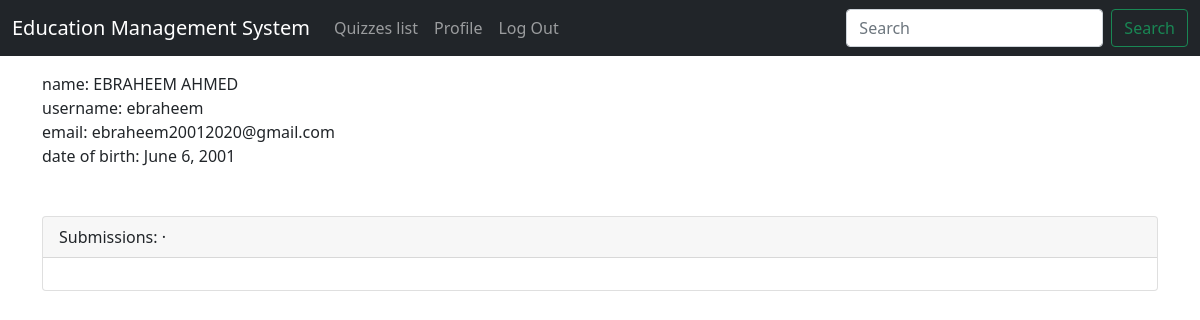
Page /accounts/profile/ (signed in) on the earlier database version.
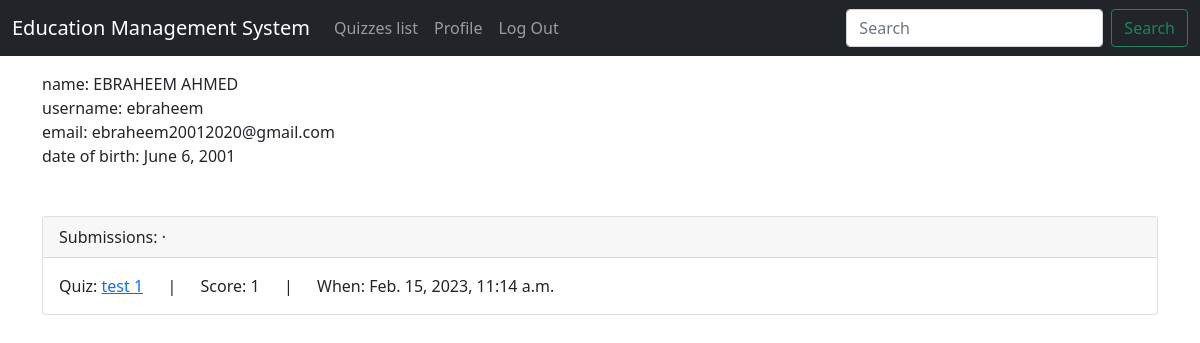
Same page on the later database version.
### quizzes/models.py (models this page shows, shortened)
class Submission(models.Model):
    quiz = models.ForeignKey(
        Quiz,
        on_delete=models.CASCADE,
        related_name='submissions',
    )
    user = models.ForeignKey(
        CustomUser,
        on_delete=models.CASCADE,
        related_name='submissions',
    )
    time = models.DateTimeField(default=tz.now)
    def get_total_score(self):
        score = 0
        for a in self.items.all():
            if a.question.true_answer == a.answer:
                score += 1
        return score

class Quiz(models.Model):
    title = models.CharField(max_length=250)
    category = models.ForeignKey(
            Category,
            on_delete = models.CASCADE,
            related_name = 'quizzes',
    )
    difficulty = models.CharField(max_length=100)
    tags = models.ManyToManyField(Tag)
    questions = models.ManyToManyField(Question)

class AnswerItem(models.Model):
    submission = models.ForeignKey(
        Submission,
        on_delete=models.CASCADE,
        related_name='items',
    )
    question = models.ForeignKey(
        Question,
        on_delete=models.CASCADE,
    )
    answer = models.ForeignKey(
        Answer,
        on_delete=models.CASCADE,
    )

class Question(models.Model):
    question = models.TextField()
    answers = models.ManyToManyField(Answer)
    true_answer = models.ForeignKey(
            Answer,
            on_delete = models.CASCADE,
            related_name = 'true_for',
    )
    q_type = models.CharField(max_length=50) # denote something like contain matrices or not

class Answer(models.Model):
    answer = models.TextField()

### accounts/views.py (the view)
# urls.py: path('profile/', profile_view, name='profile'),
@login_required
def profile_view(request):
    context = {
        'name': request.user.get_full_name(),
        'username': request.user.username,
        'email': request.user.email,
        'dob': request.user.date_of_birth,
        'submissions': request.user.submissions.all(),
    }
    return render(request, 'accounts/profile.html', context)

### templates/accounts/profile.html
{% extends "base.html" %}
{% block content %}
    name: {{name}}<br>
    username: {{username}}<br>
    email: {{email}}<br>
    date of birth: {{dob}}<br><br><br>
    <div class="card">
        <div class="card-header">
            <span class="font-weight-bold">
                Submissions:
            </span> &middot;
        </div>
        <div class="card-body">
            {% for s in submissions %}
            <div>
                <span class="font-weight-bold">
                    Quiz: <a href="{% url 'quizzes:quiz_result' s.quiz.category.id s.quiz.id %}">{{s.quiz.title}}</a>
                    &emsp; | &emsp; Score: {{s.get_total_score}}
                    &emsp; | &emsp; When: {{s.time}}<br>
                </span>
            </div>
            {% endfor %}
        </div>
    </div>
{% endblock content %}

Differences in the rows shown:
added Submission: quiz "test 1", get_total_score "1", time "Feb. 15, 2023, 11:14 a.m."
